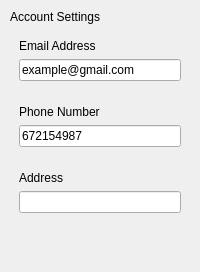
         <widget class="QWidget" name="pageSettings">
          <property name="sizePolicy">
           <sizepolicy hsizetype="Fixed" vsizetype="Fixed">
            <horstretch>0</horstretch>
            <verstretch>0</verstretch>
           </sizepolicy>
          </property>
          <layout class="QVBoxLayout" name="verticalLayout_6">
           <property name="spacing">
            <number>1</number>
           </property>
           <property name="leftMargin">
            <number>1</number>
           </property>
           <property name="topMargin">
            <number>1</number>
           </property>
           <property name="rightMargin">
            <number>1</number>
           </property>
           <property name="bottomMargin">
            <number>1</number>
           </property>
           <item>
            <widget class="QWidget" name="widget" native="true">
             <layout class="QVBoxLayout" name="verticalLayout_13">
              <item>
               <widget class="QLabel" name="label_2">
                <property name="styleSheet">
                 <string notr="true">font: 87 27pt &quot;Arial Black&quot;;</string>
                </property>
                <property name="text">
                 <string>Account Settings</string>
                </property>
               </widget>
              </item>
              <item>
               <widget class="QWidget" name="widgetEmail" native="true">
                <layout class="QVBoxLayout" name="verticalLayout_10">
                 <item>
                  <widget class="QLabel" name="labelEmain">
                   <property name="styleSheet">
                    <string notr="true">font: 87 15pt &quot;Arial Black&quot;;</string>
                   </property>
                   <property name="text">
                    <string>Email Address</string>
                   </property>
                  </widget>
                 </item>
                 <item>
                  <widget class="QLineEdit" name="lineEditEmail">
                   <property name="text">
                    <string>example@gmail.com</string>
                   </property>
                   <property name="readOnly">
                    <bool>true</bool>
                   </property>
                  </widget>
                 </item>
                </layout>
               </widget>
              </item>
              <item>
               <widget class="QWidget" name="widgetPhone" native="true">
                <layout class="QVBoxLayout" name="verticalLayout_11">
                 <item>
                  <widget class="QLabel" name="labelPhone">
                   <property name="styleSheet">
                    <string notr="true">font: 87 15pt &quot;Arial Black&quot;;</string>
                   </property>
                   <property name="text">
                    <string>Phone Number</string>
                   </property>
                  </widget>
                 </item>
                 <item>
                  <widget class="QLineEdit" name="lineEditPhone">
                   <property name="text">
                    <string>672154987</string>
                   </property>
                   <property name="readOnly">
                    <bool>true</bool>
                   </property>
                  </widget>
                 </item>
                </layout>
               </widget>
              </item>
              <item>
               <widget class="QWidget" name="widgetAddress" native="true">
                <layout class="QVBoxLayout" name="verticalLayout_12">
                 <item>
                  <widget class="QLabel" name="labelAddress">
                   <property name="styleSheet">
                    <string notr="true">font: 87 15pt &quot;Arial Black&quot;;</string>
                   </property>
                   <property name="text">
                    <string>Address</string>
                   </property>
                  </widget>
                 </item>
                 <item>
                  <widget class="QLineEdit" name="lineEditAddress">
                   <property name="text">
                    <string/>
                   </property>
                   <property name="readOnly">
                    <bool>true</bool>
                   </property>
                  </widget>
                 </item>
                </layout>
               </widget>
              </item>
              <item>
               <spacer name="verticalSpacer_2">
                <property name="orientation">
                 <enum>Qt::Vertical</enum>
                </property>
                <property name="sizeHint" stdset="0">
                 <size>
                  <width>20</width>
                  <height>40</height>
                 </size>
                </property>
               </spacer>
              </item>
             </layout>
            </widget>
           </item>
          </layout>
         </widget>
